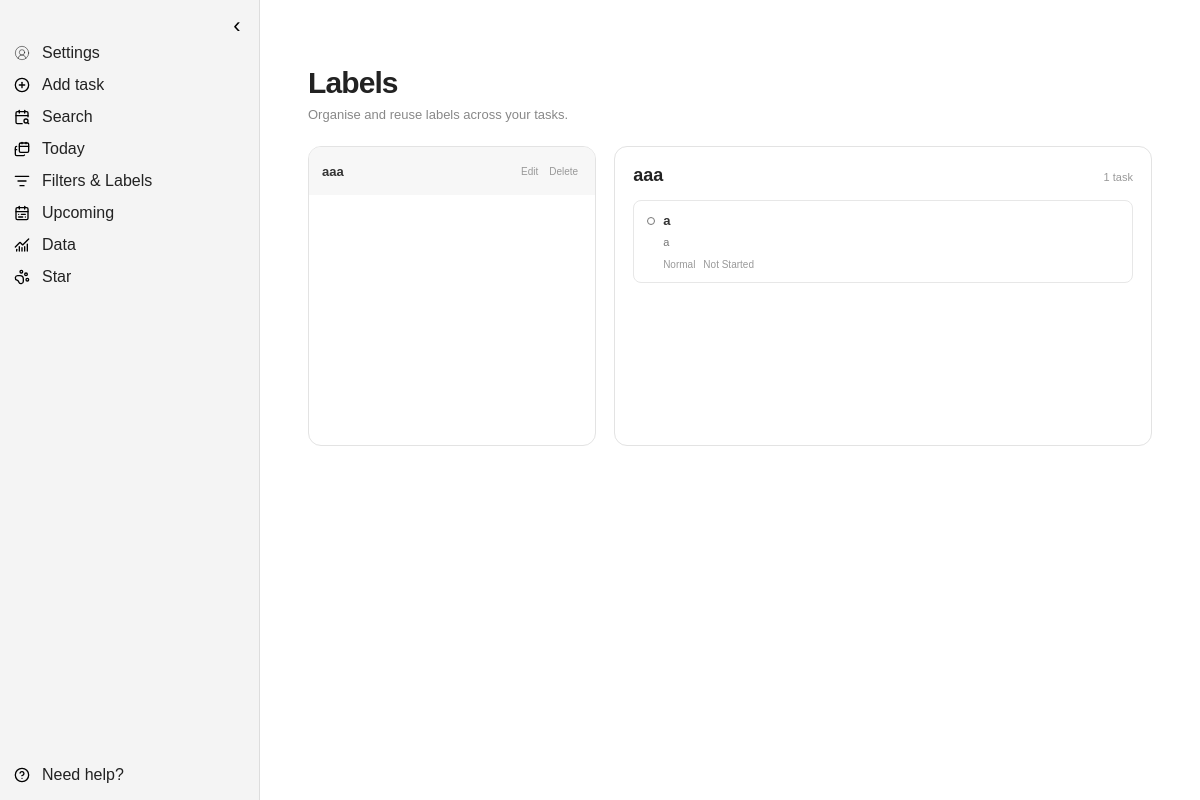
The app's page /labels?label=2 (signed in), older data.
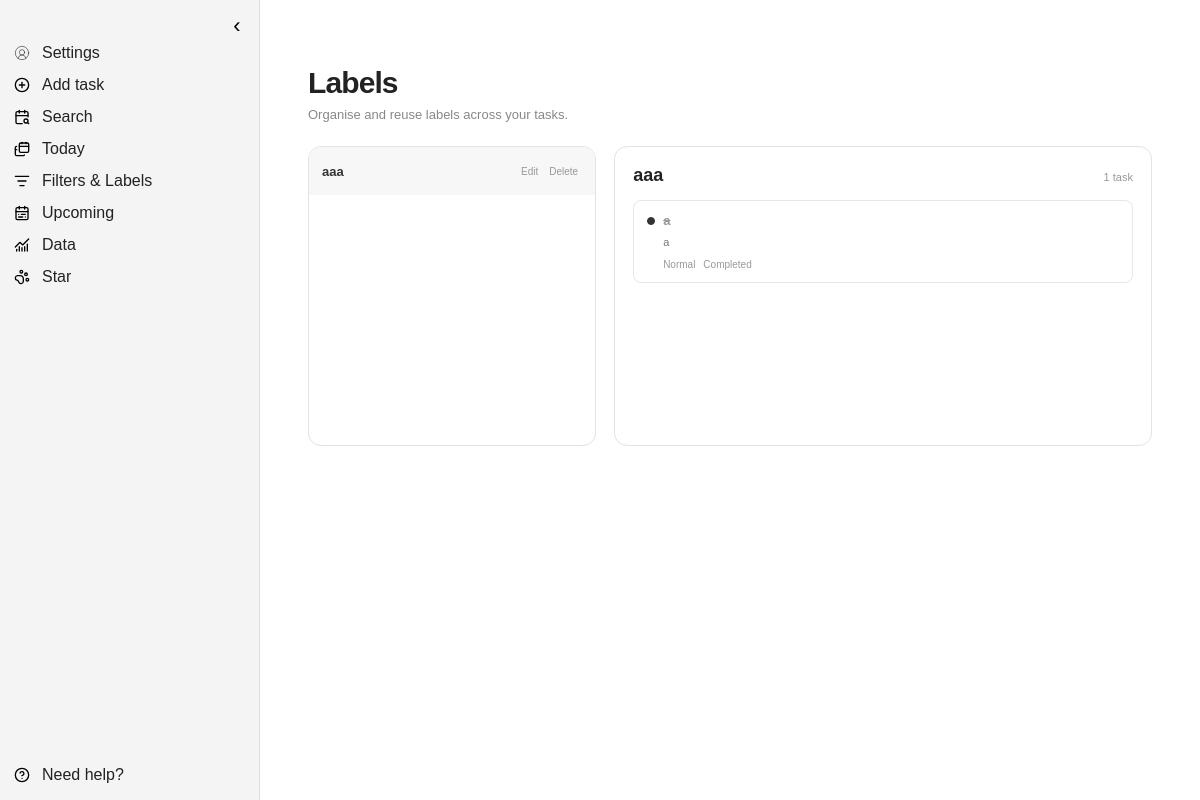
The same page, newer data.
### tables this page shows
CREATE TABLE cat (
            id INTEGER PRIMARY KEY AUTOINCREMENT,
            user_id INTEGER UNIQUE NOT NULL,
            cat_name TEXT NOT NULL,

            -- what the cat is doing at the moment
            status TEXT NOT NULL DEFAULT 'idle',

            -- keep these values between 0 and 100
            mood INTEGER NOT NULL DEFAULT 50
                CHECK (mood BETWEEN 0 AND 100),

            energy INTEGER NOT NULL DEFAULT 100
                CHECK (energy BETWEEN 0 AND 100),

            hunger INTEGER NOT NULL DEFAULT 0
                CHECK (hunger BETWEEN 0 AND 100),

            -- remember when the user last interacted with their cat
            last_interaction TIMESTAMP NOT NULL
                DEFAULT CURRENT_TIMESTAMP,

            equipped_item TEXT,
            cat_color TEXT,

            -- connect the cat to its owner
            FOREIGN KEY (user_id)
                REFERENCES users(id)
                ON DELETE CASCADE
        );

CREATE TABLE tags (
            id INTEGER PRIMARY KEY AUTOINCREMENT,
            user_id INTEGER NOT NULL,
            name TEXT NOT NULL,

            -- one user cannot create two tags with exactly the same name
            UNIQUE (user_id, name),

            FOREIGN KEY (user_id)
                REFERENCES users(id)
                ON DELETE CASCADE
        );

CREATE TABLE tasks (
            id INTEGER PRIMARY KEY AUTOINCREMENT,
            user_id INTEGER NOT NULL,
            title TEXT NOT NULL,
            description TEXT,

            -- task can only have one of these three states
            state TEXT NOT NULL DEFAULT 'not_started'
                CHECK (
                    state IN (
                        'not_started',
                        'in_progress',
                        'completed'
                    )
                ),

            -- normal is the default if the user does not choose a priority
            priority TEXT NOT NULL DEFAULT 'normal'
                CHECK (
                    priority IN (
                        'normal',
                        'low',
                        'medium',
                        'high'
                    )
                ),

            start_date DATE,
            due_date DATE,
            created_at TIMESTAMP NOT NULL DEFAULT CURRENT_TIMESTAMP,
            completed_at TIMESTAMP,

            -- connect the task to its user
            -- if the user is deleted, their tasks should also be deleted
            FOREIGN KEY (user_id)
                REFERENCES users(id)
                ON DELETE CASCADE
        );

### routes/label_routes.py (the view)
    @app.route("/labels")
    @login_required
    def labels():
        user_id = session["user_id"]
        tags = get_tags_by_user(
            user_id
        )
        selected_tag_id = request.args.get(
            "label",
            ""
        )
        selected_tag = None
        tasks = []
        if selected_tag_id.isdigit():
            selected_tag_id = int(
                selected_tag_id
            )
            selected_tag = next(
                (
                    tag
                    for tag in tags
                    if tag["id"]
                    == selected_tag_id
                ),
                None
            )
            if selected_tag:
                tasks = get_tasks_by_tag(
                    user_id=user_id,
                    tag_id=selected_tag_id
                )
                tasks = add_tags_to_tasks(
                    tasks,
                    user_id
                )
        return render_template(
            "labels.html",
            tags=tags,
            selected_tag=selected_tag,
            tasks=tasks
        )

### templates/labels.html (shortened to what this page needs)
{% extends "base.html" %}
{% block styles %}
<link
    rel="stylesheet"
    href="{{ url_for('static', filename='css/labels.css') }}"
>
{% endblock %}
{% block content %}
<main class="labels-page">
    <header class="labels-header">
        <h1>
            Labels
        </h1>
        <p>
            Organise and reuse labels across your tasks.
        </p>
    </header>
    {% if tags %}
        <div class="labels-layout">
            <section class="labels-list">
                {% for tag in tags %}
                    <div
                        class="
                            label-row
                            {% if
                                selected_tag
                                and
                                selected_tag['id']
                                == tag['id']
                            %}
                                selected
                            {% endif %}
                        "
                    >
                        <a
                            class="label-name"
                            href="{{ url_for('labels', label=tag['id']) }}"
                        >
                            {{ tag["name"] }}
                        </a>
                        <div class="label-actions">
                            <button
                                type="button"
                                class="label-edit-button"
                                data-tag-id="{{ tag['id'] }}"
                            >
                                Edit
                            </button>
                            <form
                                method="POST"
                                action="{{ url_for('remove_label', tag_id=tag['id']) }}"
                                class="label-delete-form"
                            >
                                <button
                                    type="submit"
                                    class="label-delete-button"
                                >
                                    Delete
                                </button>
                            </form>
                        </div>
                    </div>
                {% endfor %}
            </section>
            <section class="label-tasks">
                {% if selected_tag %}
                    <div class="label-task-header">
                        <h2>
                            {{ selected_tag["name"] }}
                        </h2>
                        <span>
                            {{ tasks | length }}
                            {% if tasks | length == 1 %}
                                task
                            {% else %}
                                tasks
                            {% endif %}
                        </span>
                    </div>
                    {% if tasks %}
                        <div class="label-task-list">
                            {% for task in tasks %}
                                <article class="label-task">
                                    <div class="label-task-title">
                                        <span
                                            class="
                                                label-task-circle
                                                {% if task['state'] == 'completed' %}
                                                    completed
                                                {% endif %}
                                            "
                                        ></span>
                                        <span
                                            {% if task["state"] == "completed" %}
                                                class="completed-title"
                                            {% endif %}
                                        >
                                            {{ task["title"] }}
                                        </span>
                                    </div>
                                    {% if task["description"] %}
                                        <p>
                                            {{ task["description"] }}
                                        </p>
                                    {% endif %}
                                    <div class="label-task-meta">
                                        <span>
                                            {{ task["priority"] | capitalize }}
                                        </span>
                                        <span>
                                            {{ task["state"] | replace("_", " ") | title }}
                                        </span>
                                    </div>
                                </article>
                            {% endfor %}
                        </div>
                    {% else %}
                        <div class="labels-empty-small">
                            No tasks use this label yet.
                        </div>
                    {% endif %}
                {% else %}
                    <div class="labels-empty-small">
                        Select a label to view its tasks.
                    </div>
                {% endif %}
            </section>
        </div>
    {% endif %}
</main>
{% endblock %}

### templates/base.html (shortened to what this page needs)
<!DOCTYPE html>
<html lang="en">
<head>
    <link
        rel="stylesheet"
        href="{{ url_for('static', filename='css/base.css') }}"
    >
    <link
        rel="stylesheet"
        href="{{ url_for('static', filename='css/task_modal.css') }}"
    >
    {% block styles %}
    {% endblock %}
</head>
<body>
    <aside class="sidebar" id="sidebar">
        <button
            class="sidebar-toggle"
            id="sidebarToggle"
            type="button"
            aria-label="Collapse sidebar"
        >
        </button>
        <nav class="sidebar-nav">
            <a
                class="nav-link"
                href="{{ url_for('setting') }}"
            >
                <img
                    class="nav-icon"
                    src="{{ url_for('static', filename='images/user.svg') }}"
                    alt=""
                >
                <span class="nav-text">
                    Settings
                </span>
            </a>
            <button
                class="nav-link nav-button"
                id="openTaskModal"
                type="button"
            >
                <img
                    class="nav-icon"
                    src="{{ url_for('static', filename='icons/add_task.svg') }}"
                    alt=""
                >
                <span class="nav-text">
                    Add task
                </span>
            </button>
            <a
                class="nav-link"
                href="{{ url_for('search') }}"
            >
                <img
                    class="nav-icon"
                    src="{{ url_for('static', filename='icons/calendar_search.svg') }}"
                    alt=""
                >
                <span class="nav-text">
                    Search
                </span>
            </a>
            <a
                class="nav-link"
                href="{{ url_for('home') }}"
            >
                <img
                    class="nav-icon"
                    src="{{ url_for('static', filename='icons/calendars.svg') }}"
                    alt=""
                >
                <span class="nav-text">
                    Today
                </span>
            </a>
            <a
                class="nav-link"
                href="{{ url_for('labels') }}"
            >
                <img
                    class="nav-icon"
                    src="{{ url_for('static', filename='icons/filter.svg') }}"
                    alt=""
                >
                <span class="nav-text">
                    Filters & Labels
                </span>
            </a>
            <a
                class="nav-link"
                href="{{ url_for('upcoming') }}"
            >
                <img
                    class="nav-icon"
                    src="{{ url_for('static', filename='icons/calendar_upcoming.svg') }}"
                    alt=""
                >
                <span class="nav-text">
                    Upcoming
                </span>
            </a>
            <a
                class="nav-link"
                href="{{ url_for('data') }}"
            >
                <img
                    class="nav-icon"
                    src="{{ url_for('static', filename='icons/data.svg') }}"
                    alt=""
                >
                <span class="nav-text">
                    Data
                </span>
            </a>
            <a
                class="nav-link"
                href="{{ url_for('cat') }}"
            >
                <img
                    class="nav-icon"
                    src="{{ url_for('static', filename='icons/cat.svg') }}"
                    alt=""
                >
                <span class="nav-text">
                    {{ cat_name | default('Cat') }}
                </span>
            </a>
            <div class="nav-spacer"></div>
            <a
                class="nav-link"
                href="{{ url_for('help_page') }}"
            >
                <img
                    class="nav-icon"
                    src="{{ url_for('static', filename='icons/question_mark.svg') }}"
                    alt=""
                >
                <span class="nav-text">
                    Need help?
                </span>
            </a>
        </nav>
        <div
            class="sidebar-resizer"
            id="sidebarResizer"
        ></div>
    </aside>
    <main class="main-content">
        {% block content %}
        {% endblock %}
    </main>
</body>
</html>

Row changes from the older to the newer data that the page shows:
changed tasks "Normal": state "Not Started" → "Completed"
